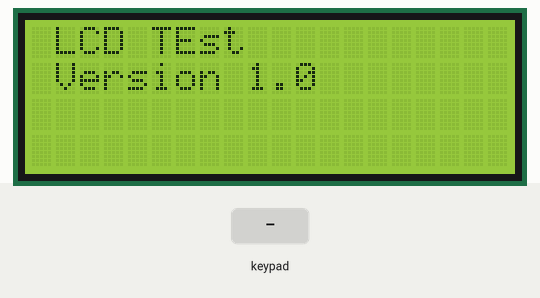
A sketch run on a simulated Arduino Uno, built with avr-gcc and run on an emulated ATmega328P. Shown: 20×4 character LCD. The inputs (shaded band) are chosen by the test bench.

Above: at 1.2 s.
1.3 s: keypad keys 9 8 7 6 # pressed 0.4 s apart
At 3.7 s:
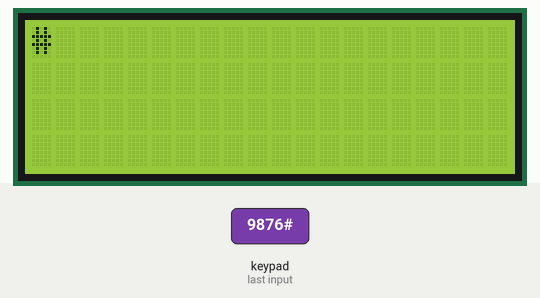
4.8 s: key 'A' pressed
At 5.5 s:
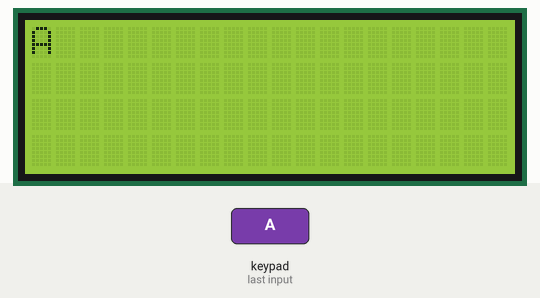
6.3 s: key 'B' pressed
7.8 s: keypad keys 9 8 7 6 * pressed 0.4 s apart
At 8.81 s:
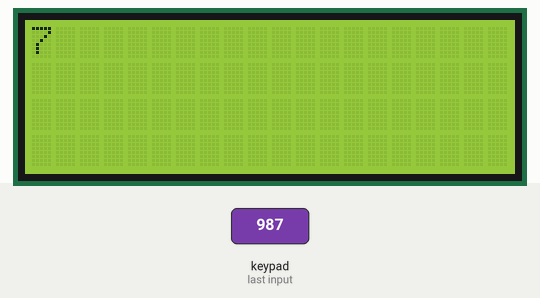
11.3 s: key 'C' pressed
12.8 s: keypad keys 9 8 7 6 D pressed 0.4 s apart
At 14.2 s:
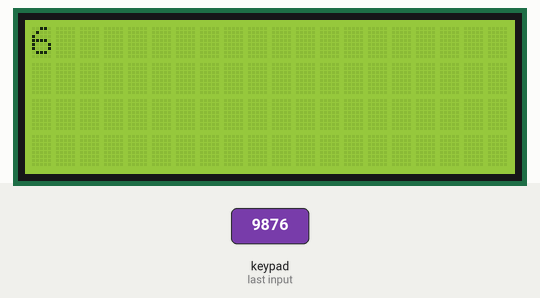
Timing chart, 0 to 15.8 s (numbered marks = the images above; inputs shaded):
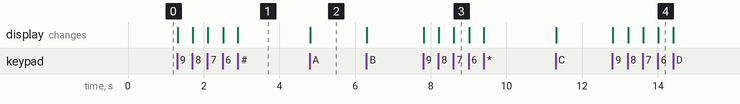

Measured:
- after the input at 1.3 s, the display: first changes at once (image 1 shows a later state)
- after the input at 4.8 s, the display: changes at once (image 2)
- after the input at 7.8 s, the display: first changes at once (image 3 shows a later state)
- after the input at 12.8 s, the display: first changes at once (image 4 shows a later state)

The sketch:

Test_LCD_Keypad.ino
```cpp
#include <Wire.h>
//#include <LiquidCrystal_I2C.h>
#include <LiquidCrystal_PCF8574.h> // or use #include <LiquidCrystal_I2C.h>
#include <Keypad.h>


//**********************************
//****  DISPLAY Library  ***********
//**********************************

#include <Key.h>
#include <Keypad.h>
LiquidCrystal_PCF8574 lcd(0x27);  // set the LCD address to 0x3F for a 20 chars and 4 line displa
int lcdSet_Backlight = 50;

//**********************************
//****  KEYPAD Libray   ************
//**********************************

//Setup Keypad in Uno
const byte ROWS = 4; // Four rows
const byte COLS = 4; // Four columns
char keys[ROWS][COLS] = {
  {'1','2','3','A'},
  {'4','5','6','B'},
  {'7','8','9','C'},
  {'*','0','#','D'}
};
byte rowPins[ROWS] = { 9,8,7,6 };// Connect keypad ROW0, ROW1, ROW2 and ROW3 to these Arduino pins
byte colPins[COLS] = { 5,4,3,2 };// Connect keypad COL0, COL1 and COL2 to t
String  Key_String = "";
Keypad kpd = Keypad( makeKeymap(keys), rowPins, colPins, ROWS, COLS );

void setup(){

   // Setup lecDispaly
  lcd.begin(20, 4);
  lcd.setBacklight (lcdSet_Backlight);
  lcd.setCursor(1,0);
  lcd.print("LCD TEst");
  lcd.setCursor(1,1);
  lcd.print("Version 1.0");
}

void loop(){
  char customKey = kpd.getKey();
  if (customKey){
    lcd.clear();
    lcd.setCursor(0, 0);
    lcd.print(customKey);
  }
}
```
